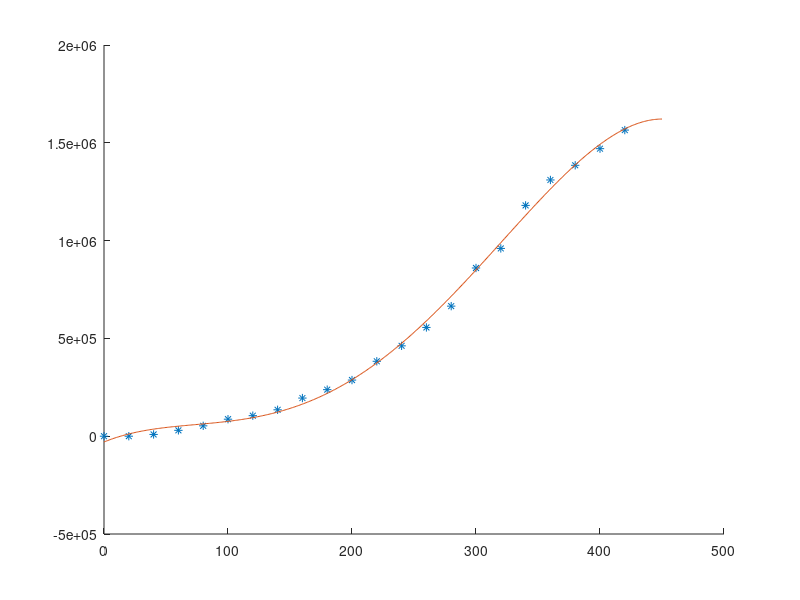

Reproduce this figure in MATLAB.
ticks = [0, 20, 40, 60, 80, 100, 120, 140, 160, 180, 200, 220, 240, 260, 280, 300, 320, 340, 360, 380, 400, 420];
distances = [0, 0, 9, 30, 53, 87, 105, 135, 195, 238, 287, 383, 462, 556, 665, 860, 960, 1180, 1310, 1385, 1470, 1565];
distances_um = distances * 1000;
acceleration_poly = polyfit(ticks, distances_um, 4);
xs = 0 : 450;
ys = polyval(acceleration_poly, xs);

bpoly = polyder(acceleration_poly);
bys = polyval(bpoly, xs);

hold on;
plot(ticks, distances_um, '*');
plot(xs, ys);
%plot(xs, bys);
hold off;